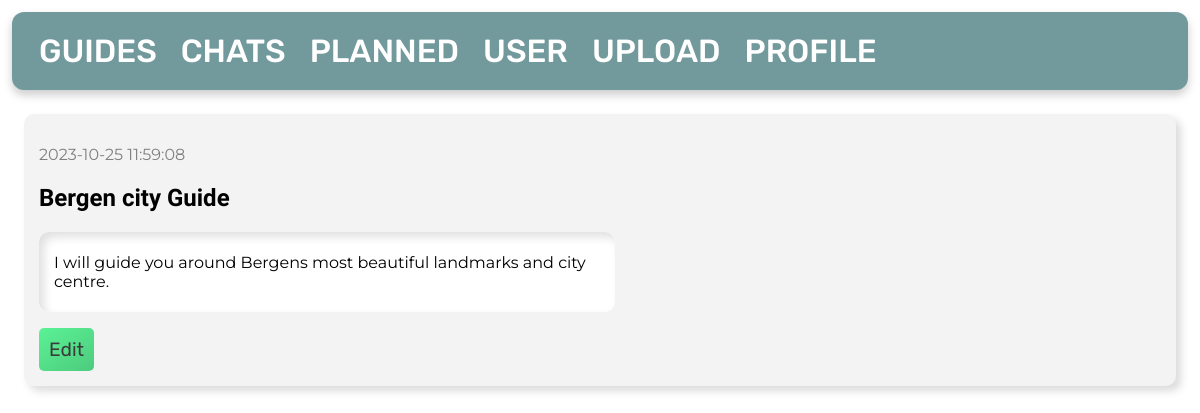
Before: /my-guides/ with the older database file.
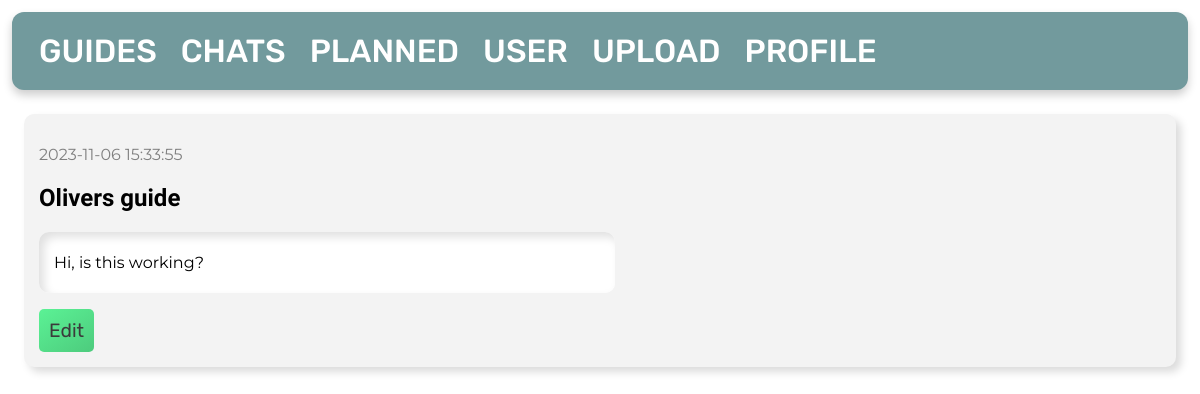
After: the same page with the newer database file.
### tables this page shows
CREATE TABLE posts
(
    id       INTEGER PRIMARY KEY AUTOINCREMENT,
    byUser   INTEGER,
    created  TIMESTAMP NOT NULL DEFAULT CURRENT_TIMESTAMP,
    title    TEXT      NOT NULL,
    content  TEXT      NOT NULL,
    country  TEXT      NOT NULL,
    city     TEXT      NOT NULL,
    language TEXT,
    price    INTEGER   NOT NULL,
    FOREIGN KEY (byUser) REFERENCES user (id)
);

### app.py (the view)
@app.route('/my-guides/')
def guides():
    global user_id
    conn = get_db_connection()
    posts = conn.execute('SELECT * FROM posts, user WHERE byUser = ? AND user.id = posts.byUser ORDER BY posts.id DESC',
                         (user_id,)).fetchall()
    conn.close()
    return render_template('my-guides.html', posts=posts)

### app.py (called while the page is built)
def get_db_connection():
    conn = sqlite3.connect('database.db')
    conn.row_factory = sqlite3.Row
    return conn

### templates/my-guides.html
{% extends 'base.html' %}
{% block content %}
    {% for post in posts %}
        <div class='post'>
            <p id="date">{{ post['created'] }}</p>
            <h2>{{ post['title'] }}</h2>
            <div id="textsec">
                <p>{{ post['content'] }}</p>
            </div>
            <a href="{{ url_for('edit', id=post['id']) }}">Edit</a>
        </div>
    {% endfor %}
{% endblock %}

Changed rows visible on the page:
removed posts: created "2023-10-25 11:59:08", title "Bergen city Guide", content "I will guide you around Bergens most beautiful landmarks and city centre."
added posts: created "2023-11-06 15:33:55", title "Olivers guide", content "Hi, is this working?"
